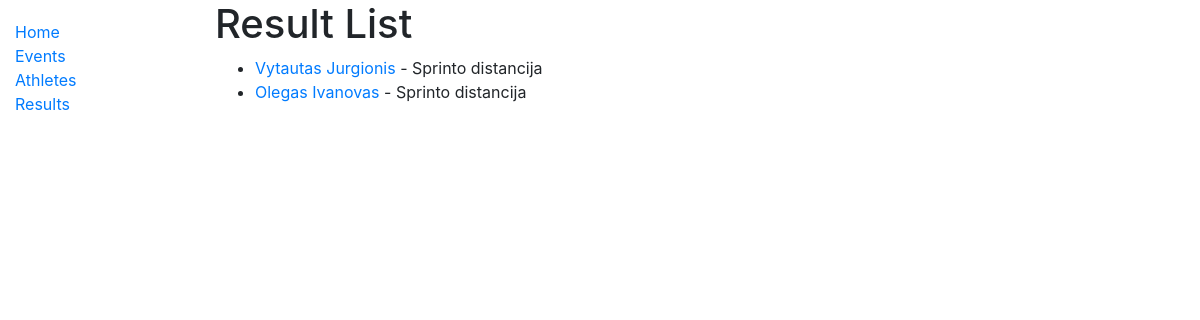
Screenshot of /triathlon/results/ with the database file from the repository.
### triathlon/models.py (models this page shows, shortened)
class Result(models.Model):
    event = models.ForeignKey(
        Event,
        related_name='result',
        on_delete=models.CASCADE,
        null=True,
    )
    athlete = models.ForeignKey(
        Athlete,
        related_name='result',
        on_delete=models.CASCADE,
        null=True,
    )
    distance = models.ForeignKey(
        Distance,
        on_delete=models.CASCADE,
        null=True,
    )
    group = models.ForeignKey(
        Group,
        on_delete=models.CASCADE,
        null=True,
    )
    total_place = models.CharField(max_length=10, blank=True)
    gender_place = models.CharField(max_length=10, blank=True)
    group_place = models.CharField(max_length=10, blank=True)
    swimming_time = models.DurationField(blank=True, null=True)
    t1 = models.DurationField(blank=True, null=True)
    biking_time = models.DurationField(blank=True, null=True)
    t2 = models.DurationField(blank=True, null=True)
    running_time = models.DurationField(blank=True, null=True)
    total_time = models.DurationField(blank=True, null=True)
    def get_absolute_url(self):
        return reverse('result-detail', args=[str(self.id)])

class Athlete(models.Model):
    first_name = models.CharField(max_length=50)
    last_name = models.CharField(max_length=50)
    birth_date = models.DateField('birth date')
    age = models.IntegerField(null=True, blank=True,)
    MALE = 'M'
    FEMALE = 'F'
    CHOICES = (
        (MALE, 'Male'),
        (FEMALE, 'Female'),
    )
    gender = models.CharField(
        max_length=1,
        choices=CHOICES,
        default=MALE,
    )
    country = models.ForeignKey(
        Country,
        on_delete=models.SET_NULL,
        null=True,
    )
    headshot = models.ImageField(null=True, blank=True, upload_to="athlete_headshots/")
    def __str__(self):
        return "%s %s" % (self.first_name, self.last_name)
    class Meta:
        ordering = ['last_name']

class Distance(models.Model):
    name = models.CharField(max_length=50)
    def __str__(self):
        return self.name

### triathlon/views.py (the view)
# urls.py: path('results/', views.ResultListView.as_view(), name='results'),
class ResultListView(generic.ListView):
    model = Result
    paginate_by = 10

### triathlon/templates/triathlon/result_list.html
{% extends "base_generic.html" %}
{% block content %}
  <h1>Result List</h1>
  {% if result_list %}
  <ul>
    {% for result in result_list %}
      <li>
        <a href="{{ result.get_absolute_url }}">{{ result.athlete }}</a>  - {{result.distance}}
      </li>
    {% endfor %}
  </ul>
  {% else %}
    <p>There are no results.</p>
  {% endif %}
{% endblock %}

### rows the page displays
Result: athlete "Vytautas Jurgionis", distance "Sprinto distancija"
Result: athlete "Olegas Ivanovas", distance "Sprinto distancija"
